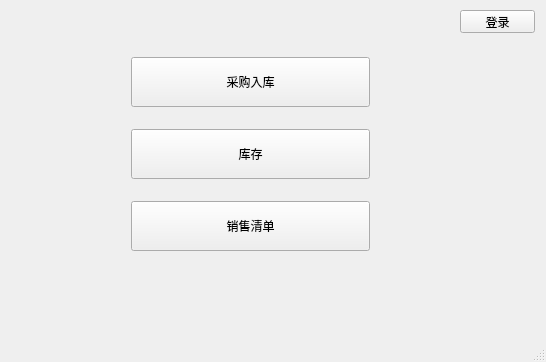
<?xml version="1.0" encoding="UTF-8"?>
<ui version="4.0">
 <class>SongSystemClass</class>
 <widget class="QMainWindow" name="SongSystemClass">
  <property name="geometry">
   <rect>
    <x>0</x>
    <y>0</y>
    <width>546</width>
    <height>362</height>
   </rect>
  </property>
  <property name="windowTitle">
   <string>进销存商品管理系统</string>
  </property>
  <widget class="QWidget" name="centralWidget">
   <widget class="QWidget" name="widget_2" native="true">
    <property name="geometry">
     <rect>
      <x>120</x>
      <y>30</y>
      <width>261</width>
      <height>251</height>
     </rect>
    </property>
    <layout class="QVBoxLayout" name="verticalLayout_2">
     <item>
      <widget class="QPushButton" name="btnBuy">
       <property name="sizePolicy">
        <sizepolicy hsizetype="Minimum" vsizetype="Maximum">
         <horstretch>0</horstretch>
         <verstretch>0</verstretch>
        </sizepolicy>
       </property>
       <property name="minimumSize">
        <size>
         <width>50</width>
         <height>50</height>
        </size>
       </property>
       <property name="text">
        <string>采购入库</string>
       </property>
      </widget>
     </item>
     <item>
      <widget class="QPushButton" name="btnStock">
       <property name="sizePolicy">
        <sizepolicy hsizetype="Minimum" vsizetype="Maximum">
         <horstretch>0</horstretch>
         <verstretch>0</verstretch>
        </sizepolicy>
       </property>
       <property name="minimumSize">
        <size>
         <width>50</width>
         <height>50</height>
        </size>
       </property>
       <property name="text">
        <string>库存</string>
       </property>
      </widget>
     </item>
     <item>
      <widget class="QPushButton" name="btnSale">
       <property name="sizePolicy">
        <sizepolicy hsizetype="Minimum" vsizetype="Maximum">
         <horstretch>0</horstretch>
         <verstretch>0</verstretch>
        </sizepolicy>
       </property>
       <property name="minimumSize">
        <size>
         <width>50</width>
         <height>50</height>
        </size>
       </property>
       <property name="text">
        <string>销售清单</string>
       </property>
      </widget>
     </item>
    </layout>
   </widget>
   <widget class="QPushButton" name="btnLogin">
    <property name="geometry">
     <rect>
      <x>460</x>
      <y>10</y>
      <width>75</width>
      <height>23</height>
     </rect>
    </property>
    <property name="text">
     <string>登录</string>
    </property>
   </widget>
  </widget>
  <widget class="QMenuBar" name="menuBar">
   <property name="geometry">
    <rect>
     <x>0</x>
     <y>0</y>
     <width>546</width>
     <height>23</height>
    </rect>
   </property>
  </widget>
  <widget class="QStatusBar" name="statusBar"/>
 </widget>
 <layoutdefault spacing="6" margin="11"/>
 <resources>
  <include location="songsystem.qrc"/>
 </resources>
 <connections/>
</ui>
